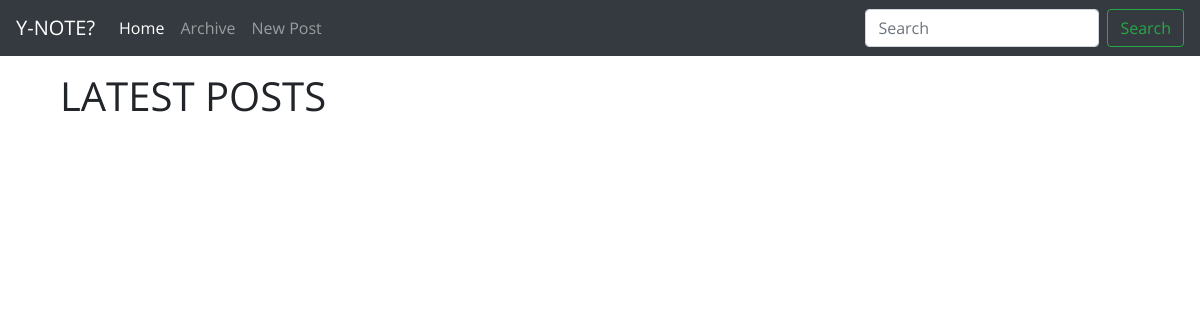
Before: / with the older database file.
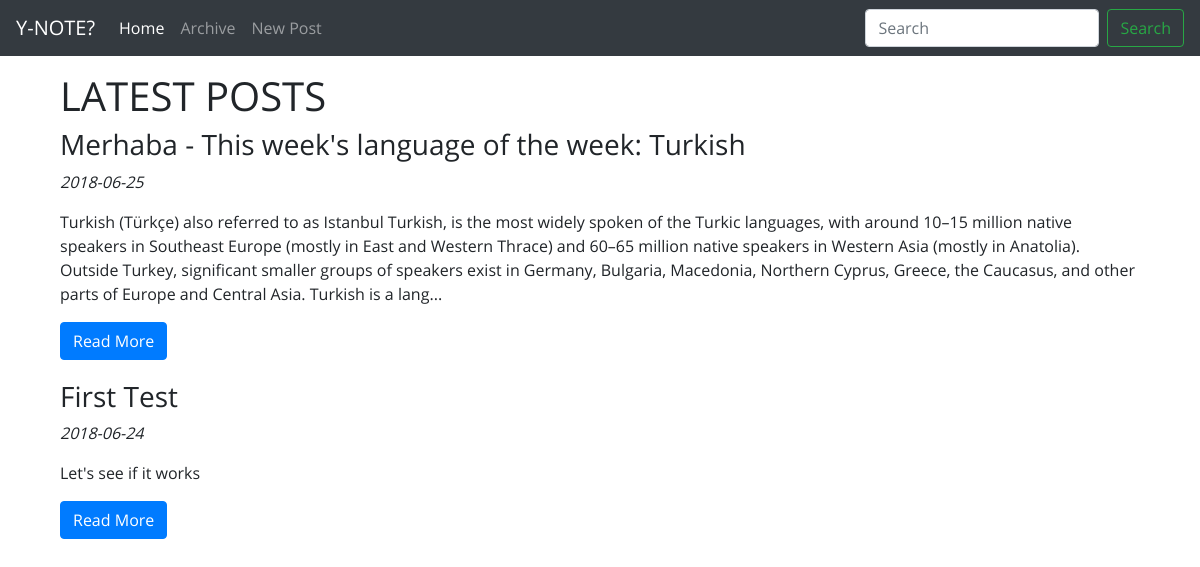
After: the same page with the newer database file.
### tables this page shows
CREATE TABLE `post` (
  `id_post` int(11) NOT NULL,
  `date_post` date DEFAULT NULL,
  `title_post` varchar(255) DEFAULT NULL,
  `content` text
);

### index.php (the view, shortened to what this page needs)
<?php
    include "header.php";
    include "navbar.php";
    include_once "config.php";
    $sql = "SELECT *
            FROM post
            ORDER BY date_post DESC
            LIMIT 5";
    $result_sql = mysqli_query($db_handle, $sql);
?>
<div class="container">
    <h1>LATEST POSTS</h1>
    <?php
        while($row = mysqli_fetch_array($result_sql)) {
            $content_no_html = strip_tags($row['content']);
            $content_crop = substr($content_no_html, 0, 500);
            if (mb_strlen($content_no_html, 'utf8') > 500) {
                $content_crop .= '...';
            }
            echo <<<EOD
    <div class="row post-showcase">
        <div class="col-md-12">
            <h3>{$row['title_post']}</h3>
            <p><em>{$row['date_post']}</em><p>
            <p>{$content_crop}</p>
            <a href="readpost.php?id-post={$row['id_post']}" class="btn btn-primary">Read More</a>
        </div>
    </div>
EOD;
        };
    ?>
</div>
<?php include "tail.php" ?>

### header.php (shortened to what this page needs)
<!DOCTYPE html>
<head>
    <link rel="stylesheet" href="assets/css/bootstrap.min.css">
    <link rel="stylesheet" href="assets/css/OpenSans.css">
    <?php
        if(isset($style)) {
            echo "<link rel='stylesheet' href='assets/css/".$style."'>";
        } else {
            echo "<link rel='stylesheet' href='assets/css/index.css'>";
        }
    ?>
</head>
<body>
    <div class="container">

### navbar.php (shortened to what this page needs)
<nav class="navbar navbar-expand-md navbar-dark fixed-top bg-dark">
  <a class="navbar-brand" href="#">Y-NOTE?</a>
  <div class="collapse navbar-collapse" id="navbarCollapse">
    <ul class="navbar-nav mr-auto">
      <li class="nav-item active">
        <a class="nav-link" href="/ynote/">Home
        </a>
      </li>
      <li class="nav-item">
        <a class="nav-link" href="/ynote/archive.php">Archive</a>
      </li>
      <li class="nav-item">
        <a class="nav-link" href="/ynote/newpost.php">New Post</a>
      </li>
    </ul>
    <form class="form-inline mt-2 mt-md-0">
      <input class="form-control mr-sm-2" type="text" placeholder="Search" aria-label="Search">
      <button class="btn btn-outline-success my-2 my-sm-0" type="submit">Search</button>
    </form>
  </div>
</nav>

### tail.php (shortened to what this page needs)
</div>
</body>
</html>

### assets/css/index.css (style rules this page uses)
body { min-height: 75rem; padding-top: 4.5rem; padding-bottom: 4rem; font-family: 'Open Sans', Courier, monospace; }
.post-showcase { margin-bottom: 20px; }

Changed rows visible on the page:
added post: title_post "Merhaba - This week's language of the week: Turkish", date_post "2018-06-25", content "Turkish (Türkçe) also referred to as Istanbul Turkish, is the most widely spoken of the Turkic languages, with around 10–15 million native speakers in Southeast Europe (mostly in East and Western Thrace) and 60–65 million native speakers in Western Asia (mostly in Anatolia). Outside Turkey, significant smaller groups of speakers exist in Germany, Bulgaria, Macedonia, Northern Cyprus, Greece, the Caucasus, and other parts of Europe and Central Asia. Turkish is a lang..."
added post: title_post "First Test", date_post "2018-06-24", content "Let's see if it works"
